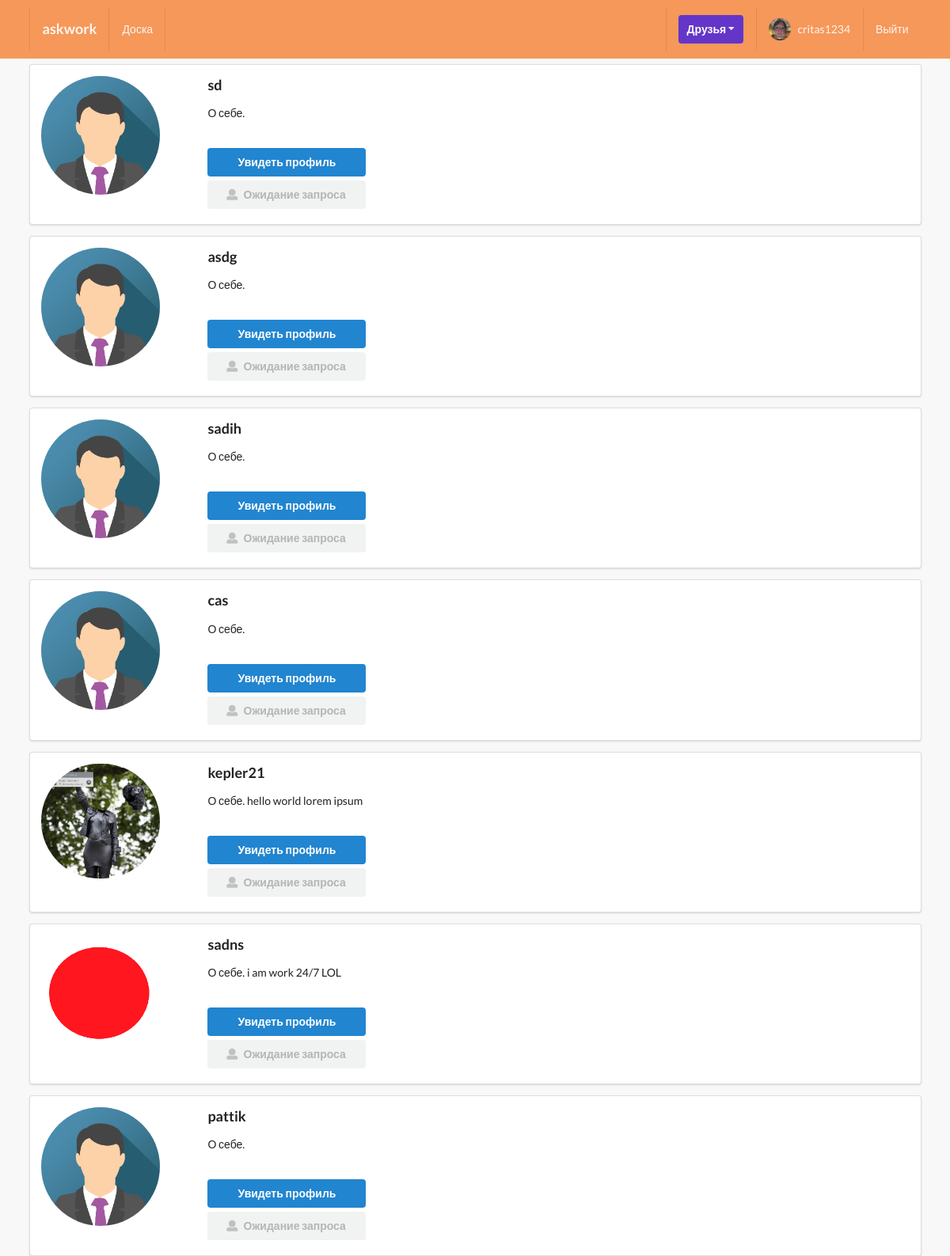
/profiles/to-invite/ (signed in), run on the app's committed database.
### profiles/models.py (models this page shows, shortened)
class Profile(models.Model):
    class Meta:
        verbose_name = "Профиль"
        verbose_name_plural = "Профили"
    first_name = models.CharField(max_length=200, blank=True, verbose_name="Имя")
    second_name = models.CharField(max_length=200, blank=True, verbose_name="Фамилия")
    user = models.OneToOneField(User, on_delete=models.CASCADE, verbose_name="Пользователь")
    bio = models.TextField(default="О себе. ", max_length=300, verbose_name="Биография")
    email = models.EmailField(max_length=200, blank=True, verbose_name="Почта")
    country = models.CharField(max_length=200, blank=True, verbose_name="Страна")
    avatar = models.ImageField(default="avatar.png", upload_to="avatars/", verbose_name="Аватар")
    friends = models.ManyToManyField(User, blank=True, related_name='friends', verbose_name="Друзья")
    slug = models.SlugField(unique=True, blank=True, verbose_name="Слог")
    updated = models.DateTimeField(auto_now=True, verbose_name="Обновлен")
    created = models.DateTimeField(auto_now_add=True, verbose_name="Создан")
    objects = ProfileManager()
    __initial_first_name = None
    __initial_second_name = None
    def __init__(self, *args, **kwargs):
        super().__init__(*args, **kwargs)
        self.__initial_first_name = self.first_name
        self.__initial_second_name = self.second_name
    def __str__(self):
        return f"{self.user.username}-{self.created.strftime('%d-%m-%Y')}"

### profiles/views.py (the view)
# urls.py: path('to-invite/', invite_profiles_list_view, name='invite-profiles-view'),
@login_required
def invite_profiles_list_view(request):
    user = request.user
    qs = Profile.objects.get_all_profiles_to_invite(user)
    context = {'qs': qs}
    return render(request, 'profiles/to_invite_list.html', context)

### profiles/context_processors.py (called while the page is built)
def profile_pic(request):
    if request.user.is_authenticated:
        profile_obj = Profile.objects.get(user=request.user)
        pic = profile_obj.avatar
        return {'picture': pic}
    return {}

def invatations_received_no(request):
    if request.user.is_authenticated:
        profile_obj = Profile.objects.get(user=request.user)
        qs_count = Relationship.objects.invatations_received(profile_obj).count()
        return {'invites_num': qs_count}
    return {}

### profiles/models.py (called while the page is built)
    def get_all_profiles_to_invite(self, sender):
        profiles = Profile.objects.all().exclude(user=sender)
        profile = Profile.objects.get(user=sender)
        qs = Relationship.objects.filter(Q(sender=profile) | Q(receiver=profile))
        print(qs)
        accepted = []
        for rel in qs:
            if rel.status == 'accepted':
                accepted.append(rel.receiver)
                accepted.append(rel.sender)
        print(accepted)
        available = [profile for profile in profiles if profile not in accepted]
        print(available)
        return available

    def invatations_received(self, receiver):
        qs = Relationship.objects.filter(receiver=receiver, status='send')
        return qs

    def __str__(self):
        return f"{self.sender}-{self.receiver}-{self.status}"

### profiles/templates/profiles/to_invite_list.html (shortened to what this page needs)
{% extends 'base.html' %}
{% block content %}
    {% for obj in qs %}
        <div class="ui segment">
            <div class="ui grid">
                <div class="row">
                    <div class="three wide column">
                        <img class="ui small circular image" src={{obj.avatar.url}}>
                    </div>
                    <div class="thirteen wide column">
                        <h3>{{obj.user}}</h3>
                        <p>{{obj.bio}}</p>
                        <br>
                        <a href="">
                            <button class="ui primary button w-big mb-5">Увидеть профиль</button>
                        </a>
                        <form action="{% url 'profiles:accept-invite' %}" method="POST">
                            <button class="ui disabled button mb-5 w-big"><i class="user icon"></i>Ожидание запроса</button>
                        </form>
                    </div>
                </div>
            </div>
        </div>
    {% endfor %}
{% endblock content %}

### templates/main/navbar.html (shortened to what this page needs)
{% url 'home-view' as path_to_home %}
{% url 'posts:main-post-view' as path_to_posts %}
{% url 'profiles:my-profile-view' as path_to_my_profile %}
<div class="ui inverted menu brown nav2 mb-7">
  <div class="ui container">
    <a href="{{path_to_home}}" class="{% if request.path == path_to_home %}active{% endif %} item">
        <h3>askwork</h3>
    </a>
    {% if request.user.is_authenticated %}
    <a href="{{path_to_posts}}" class="{% if request.path == path_to_posts %}active{% endif %} item">
        Доска
    </a>
    {% endif %}
    <div class="right menu">
        {% if request.user.is_authenticated %}
        <div class="item">
            <div class="ui floating dropdown icon button violet"> Друзья
                <i class="dropdown icon"></i>
             </div>
        </div>
            <a href="/profiles/myprofile/" class="{% if request.path == path_to_my_profile %}active{% endif %} item">
                <img class="ui avatar image" src={{picture.url}} />&nbsp;
                 {{ request.user }}
            </a>
            <a href="{% url 'account_logout' %}" class="ui item">
                Выйти
            </a>
        {% else %}
        <a href="{% url 'account_login' %}" class="ui item">
                Войти
            </a>
        {% endif %}
    </div>
  </div>
</div>

### static_project/style.css (style rules this page uses)
body { background: #F8F8F8 !important; }
.mb-7 { margin-bottom: 7px !important; }
.nav2 { border-radius: 0px !important; padding: 10px 0 10px 0 !important; background-color: #f5985a !important; }
.mb-5 { margin-bottom: 5px !important; }
.w-big { width: 200px !important; }

### data on the page
Profile: avatar (placeholder picture), user "sd", bio "О себе."
Profile: avatar (placeholder picture), user "asdg", bio "О себе."
Profile: avatar (placeholder picture), user "sadih", bio "О себе."
Profile: avatar (placeholder picture), user "cas", bio "О себе."
Profile: avatar (picture), user "kepler21", bio "О себе. hello world lorem ipsum"
Profile: avatar (picture), user "sadns", bio "О себе. i am work 24/7 LOL"
Profile: avatar (placeholder picture), user "pattik", bio "О себе."

### other printed values
{{ request.user }} "critas1234"
